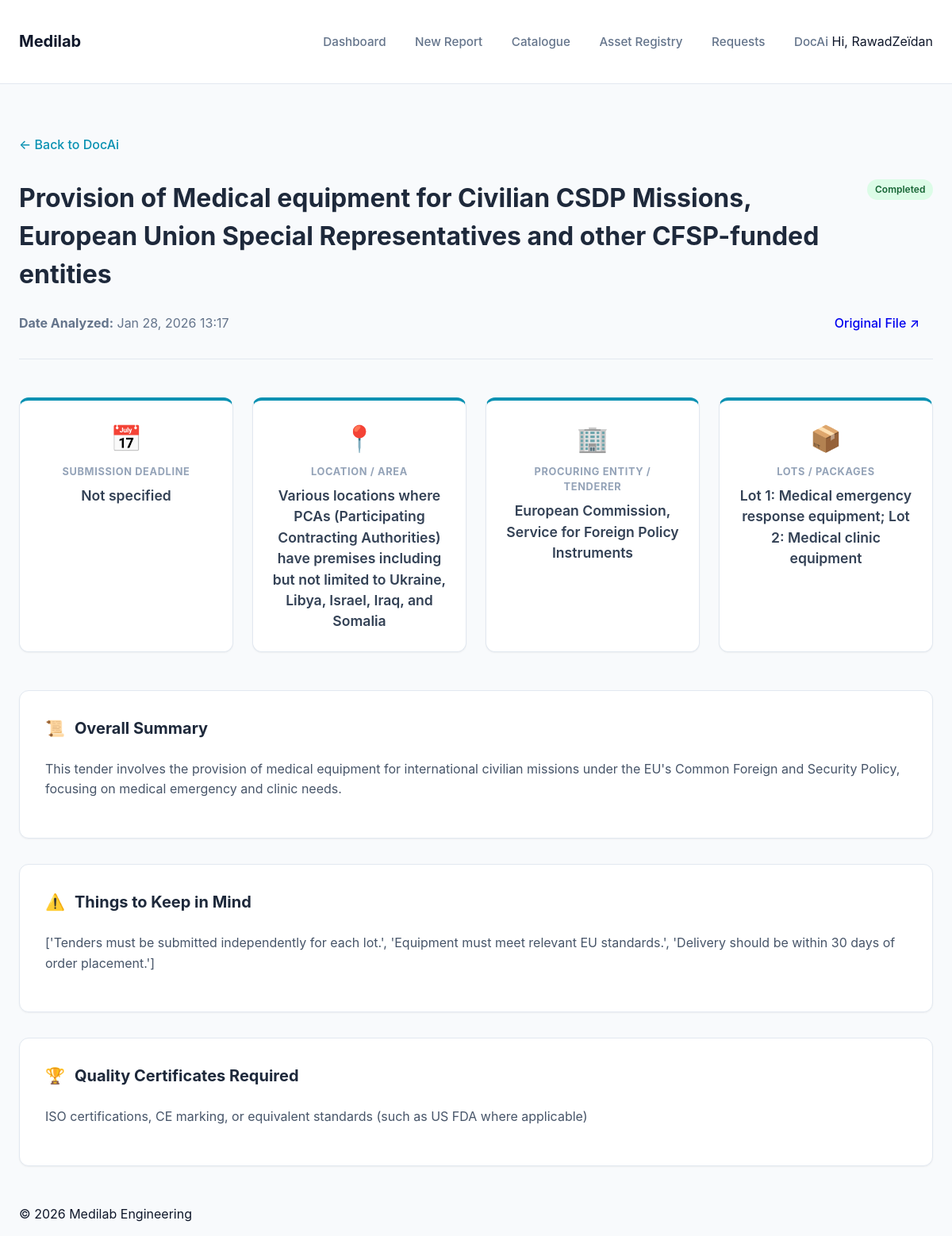
The app's page /docai/summary/11/ (signed in) with its own data.
### docai/models.py (models this page shows, shortened)
class TenderSummary(models.Model):
    user = models.ForeignKey(User, on_delete=models.CASCADE, related_name='tender_summaries')
    document = models.FileField(upload_to='tender_docs/')
    title = models.CharField(max_length=255, blank=True, null=True)
    deadline = models.CharField(max_length=255, blank=True, null=True)
    lots = models.TextField(blank=True, null=True)
    location = models.CharField(max_length=255, blank=True, null=True)
    tenderer = models.CharField(max_length=255, blank=True, null=True)
    important_notes = models.TextField(blank=True, null=True)
    quality_certificates = models.TextField(blank=True, null=True)
    raw_summary = models.TextField(blank=True, null=True)
    failure_reason = models.TextField(blank=True, null=True)
    status = models.CharField(max_length=20, choices=[
        ('pending', 'Pending'),
        ('processing', 'Processing'),
        ('completed', 'Completed'),
        ('failed', 'Failed')
    ], default='pending')
    created_at = models.DateTimeField(auto_now_add=True)
    updated_at = models.DateTimeField(auto_now=True)
    class Meta:
        verbose_name_plural = "Tender Summaries"
        ordering = ['-created_at']

### docai/views.py (the view)
# urls.py: path('summary/<int:summary_id>/', views.summary_detail, name='detail'),
@login_required
def summary_detail(request, summary_id):
    summary = get_object_or_404(TenderSummary, id=summary_id, user=request.user)
    return render(request, 'docai/detail.html', {'summary': summary})

### docai/templates/docai/detail.html (shortened to what this page needs)
{% extends 'base.html' %}
{% load static %}
{% block content %}
<div class="docai-detail-container">
    <div class="breadcrumb">
        <a href="{% url 'docai:home' %}">← Back to DocAi</a>
    </div>
    <div class="summary-header">
        <div class="title-section">
            <h1>{{ summary.title|default:"Tender Document" }}</h1>
            <span class="badge badge-{{ summary.status }}">{{ summary.status|title }}</span>
        </div>
        <div class="meta-section">
            <span><strong>Date Analyzed:</strong> {{ summary.created_at|date:"M d, Y H:i" }}</span>
            <a href="{{ summary.document.url }}" target="_blank" class="btn btn-outline btn-sm">Original File ↗</a>
        </div>
    </div>
    {% if summary.status == 'processing' %}
    <div class="processing-state card">
        <div class="loader"></div>
        <p>Gemini is currently analyzing your document. This usually takes 5-15 seconds.</p>
        <script>setTimeout(() => window.location.reload(), 5000);</script>
    </div>
    {% elif summary.status == 'completed' %}
    <div class="summary-content">
        <div class="data-grid">
            <div class="card data-card">
                <div class="data-icon">📅</div>
                <div class="data-label">Submission Deadline</div>
                <div class="data-value">{{ summary.deadline }}</div>
            </div>
            <div class="card data-card">
                <div class="data-icon">📍</div>
                <div class="data-label">Location / Area</div>
                <div class="data-value">{{ summary.location }}</div>
            </div>
            <div class="card data-card">
                <div class="data-icon">🏢</div>
                <div class="data-label">Procuring Entity / Tenderer</div>
                <div class="data-value">{{ summary.tenderer }}</div>
            </div>
            <div class="card data-card">
                <div class="data-icon">📦</div>
                <div class="data-label">Lots / Packages</div>
                <div class="data-value">{{ summary.lots }}</div>
            </div>
        </div>
        <div class="detail-sections">
            <div class="card detail-card">
                <h2><span class="icon">📜</span> Overall Summary</h2>
                <div class="content-text">{{ summary.raw_summary|linebreaks }}</div>
            </div>
            <div class="card detail-card">
                <h2><span class="icon">⚠️</span> Things to Keep in Mind</h2>
                <div class="content-text">{{ summary.important_notes|linebreaks }}</div>
            </div>
            <div class="card detail-card">
                <h2><span class="icon">🏆</span> Quality Certificates Required</h2>
                <div class="content-text">{{ summary.quality_certificates|linebreaks }}</div>
            </div>
        </div>
    </div>
    {% endif %}
</div>
{% endblock %}

### templates/base.html (shortened to what this page needs)
{% load static %}
<!DOCTYPE html>
<html lang="en">
<head>
    <link rel="stylesheet" href="{% static 'css/styles.css' %}?v=3.0">
</head>
<body>
    <header class="app-header">
        <div class="container">
            <h1 class="logo"><a href="{% url 'dashboard' %}">Medilab</a></h1>
            <nav class="main-nav">
                <a href="{% url 'dashboard' %}" class="nav-link">Dashboard</a>
                <a href="{% url 'report_create' %}" class="nav-link">New Report</a>
                <a href="{% url 'product_list' %}" class="nav-link">Catalogue</a>
                <a href="{% url 'equipment_list' %}" class="nav-link">Asset Registry</a>
                <a href="{% url 'request_list' %}" class="nav-link">Requests</a>
                <a href="{% url 'docai:home' %}" class="nav-link">DocAi</a>
                {% if user.is_authenticated %}
                    <span class="user-greeting">Hi, {{ user.username }}</span>
                {% endif %}
            </nav>
        </div>
    </header>
    <main class="container">
        {% block content %}
        {% endblock %}
    </main>
    <footer class="app-footer">
        <div class="container">
            <p>&copy; 2026 Medilab Engineering</p>
        </div>
    </footer>
</body>
</html>

### static/css/styles.css (style rules this page uses)
:root { --primary-color: #2563eb; --primary-dark: #1d4ed8; --primary-soft: #eff6ff; --secondary-color: #475569; --text-color: #0f172a; --text-muted: #64748b; --card-bg: #ffffff; --border-color: #e2e8f0; --success-color: #10b981; --success-soft: #ecfdf5; --warning-color: #f59e0b; --warning-soft: #fffbeb; --danger-color: #ef4444; --danger-soft: #fef2f2; --info-color: #06b6d4; --info-soft: #ecfeff; --background-color: #f8fafc; --font-family: 'Inter', system-ui, -apple-system, sans-serif; --shadow-sm: 0 1px 2px 0 rgb(0 0 0 / 0.05); --shadow-md: 0 4px 6px -1px rgb(0 0 0 / 0.1), 0 2px 4px -2px rgb(0 0 0 / 0.1); }
body { font-family: var(--font-family); background-color: var(--background-color); color: var(--text-color); margin: 0; line-height: 1.5; }
.container { max-width: 1200px; margin: 0 auto; padding: 0 1.5rem; }
.app-header { background-color: var(--card-bg); border-bottom: 1px solid var(--border-color); padding: 1rem 0; margin-bottom: 2rem; }
.app-header .container { display: flex; justify-content: space-between; align-items: center; }
.logo a { text-decoration: none; color: var(--text-color); font-size: 1.25rem; font-weight: 700; display: flex; align-items: center; gap: 0.5rem; }
.main-nav .nav-link { margin-left: 2rem; text-decoration: none; color: var(--text-muted); font-weight: 500; font-size: 0.95rem; transition: color 0.15s; }
.card { background: var(--card-bg); border: 1px solid var(--border-color); border-radius: 12px; padding: 1.5rem; box-shadow: var(--shadow-sm); }
.btn { display: inline-flex; align-items: center; justify-content: center; padding: 0.5rem 1rem; border-radius: 6px; font-weight: 500; text-decoration: none; cursor: pointer; border: 1px solid transparent; transition: all 0.2s; }
.badge-completed { background-color: #10b981; }
.badge-completed { background-color: var(--success-color); }

### docai/templates/docai/detail.html (style rules this page uses)
.docai-detail-container { padding: 2rem 0; }
.breadcrumb { margin-bottom: 2rem; }
.breadcrumb a { color: #0891b2; text-decoration: none; font-weight: 500; }
.summary-header { margin-bottom: 3rem; border-bottom: 1px solid #e2e8f0; padding-bottom: 1.5rem; }
.title-section { display: flex; justify-content: space-between; align-items: flex-start; margin-bottom: 1rem; }
.title-section h1 { margin: 0; font-size: 2rem; color: #1e293b; }
.meta-section { display: flex; justify-content: space-between; align-items: center; color: #64748b; }
.data-grid { display: grid; grid-template-columns: repeat(auto-fit, minmax(200px, 1fr)); gap: 1.5rem; margin-bottom: 3rem; }
.data-card { padding: 1.5rem; text-align: center; border-top: 4px solid #0891b2; }
.data-icon { font-size: 2rem; margin-bottom: 0.5rem; }
.data-label { font-size: 0.8rem; text-transform: uppercase; color: #94a3b8; font-weight: 700; letter-spacing: 0.05em; margin-bottom: 0.5rem; }
.data-value { font-size: 1.1rem; font-weight: 600; color: #334155; }
.detail-sections { display: flex; flex-direction: column; gap: 2rem; }
.detail-card { padding: 2rem; }
.detail-card h2 { font-size: 1.25rem; margin: 0 0 1.5rem 0; color: #1e293b; display: flex; align-items: center; gap: 0.75rem; }
.content-text { color: #475569; line-height: 1.6; white-space: pre-wrap; }
.badge { padding: 0.25rem 0.6rem; border-radius: 9999px; font-size: 0.75rem; font-weight: 600; }
.badge-completed { background: #dcfce7; color: #166534; }

### records on screen
TenderSummary: title "Provision of Medical equipment for Civilian CSDP Missions, European Union Special Representatives and other CFSP-funded entities", status "Completed", created_at "Jan 28, 2026 13:17", deadline "Not specified", location "Various locations where PCAs (Participating Contracting Authorities) have premises including but not limited to Ukraine, Libya, Israel, Iraq, and Somalia", tenderer "European Commission, Service for Foreign Policy Instruments", lots "Lot 1: Medical emergency response equipment; Lot 2: Medical clinic equipment", raw_summary "This tender involves the provision of medical equipment for international civilian missions under the EU's Common Foreign and Security Policy, focusing on medical emergency and clinic needs.", important_notes "['Tenders must be submitted independently for each lot.', 'Equipment must meet relevant EU standards.', 'Delivery should be within 30 days of order placement.']", quality_certificates "ISO certifications, CE marking, or equivalent standards (such as US FDA where applicable)"

### other values on screen
{{ user.username }} "RawadZeïdan"
